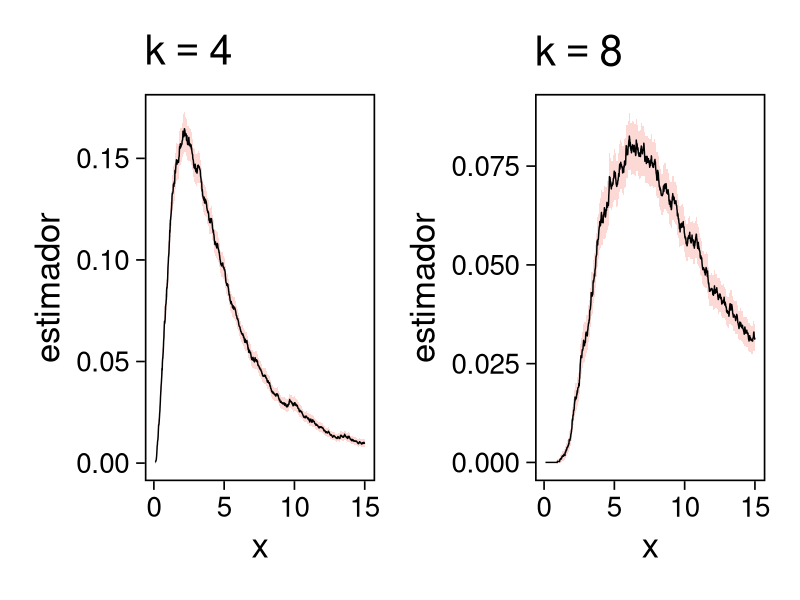
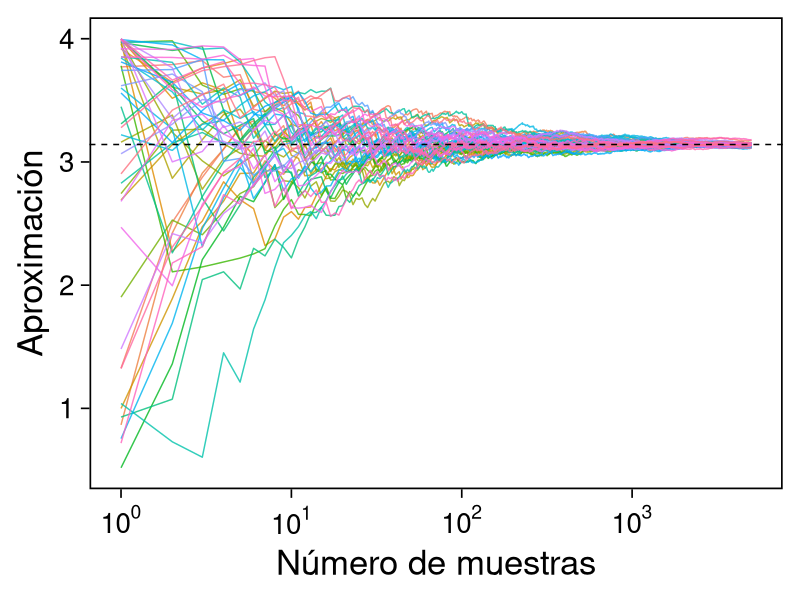

Recreate these plots in R, in order.
## Setup ---------------------------------------------------------------------
library(tidyverse)
library(patchwork)
library(scales)

## Cambia el default del tamaño de fuente 
theme_set(theme_linedraw(base_size = 25))

## Cambia el número de decimales para mostrar
options(digits = 4)
## Problemas con mi consola en Emacs
options(pillar.subtle = FALSE)
options(rlang_backtrace_on_error = "none")
options(crayon.enabled = FALSE)
options(width=70)

## Para el tema de ggplot
color.itam  <- c("#00362b","#004a3b", "#00503f", "#006953", "#008367", "#009c7b", "#00b68f", NA)
sin_leyenda <- theme(legend.position = "none")
sin_ejes <- theme(axis.ticks = element_blank(), axis.text = element_blank())
sin_lineas <- theme(panel.grid.major = element_blank(), panel.grid.minor = element_blank())

## Ejemplo: variables antiteticas ============================================

set.seed(108);
nsamples <- 10^3;
a <- 2; b <- 3;
u <- runif(nsamples, min = a, max = b)
x <- dnorm(u)

c(estimador = mean(x), error.std = sd(x)/sqrt(nsamples), N = length(x))

u_ <- a + (b - u)
x_ <- dnorm(u_)
x  <- (x + x_)/2
ax <- x[1:(nsamples/2)]

c(estimador = mean(ax), error.std = sd(ax)/sqrt(nsamples), N = length(ax))

## Ejemplo: variables control ================================================

set.seed(108)
x <- rnorm(nsamples)

f_x <- x**6/(1 + x**2)
c(estimador = mean(f_x), error.std = sd(f_x)/sqrt(nsamples))

g_x <- 3 - 1 / (1 + x**2)
c(estimador = mean(g_x), error.std = sd(g_x)/sqrt(nsamples) )

set.seed(108)
x <- rnorm(100 * nsamples)
x <- array(x, c(100, nsamples))
f_x <- x**6/(1 + x**2)
estimadores <- apply(f_x, 1, mean)
c(estimador = mean(estimadores), error.std = sd(estimadores))

g_x <- 3 - 1/(1+x**2)
estimadores <- apply(g_x, 1, mean)
c(estimador = mean(estimadores), error.std = sd(estimadores))

## monte carlo condicional ===================================================

set.seed(108); 
theta <- rbeta(nsamples, 2, 5)
y <- rbinom(nsamples, size = 20, theta)
c(estimador = mean(y), error.std = sd(y)/sqrt(nsamples))

m_y <- 20 * theta
c(estimador = mean(m_y), error.std = sd(m_y)/sqrt(nsamples))

(sd(y) - sd(m_y))/sd(y)

### ejemplo: poisson beta ====================================================

set.seed(108)
w <- rpois(nsamples, 10)
y <- rbeta(nsamples, w, w**2 + 1)
c(estimador = mean(y), error.std = sd(y)/sqrt(nsamples))

m_y <- w / (w**2 + w + 1)
c(estimador = mean(m_y), error.std = sd(m_y)/sqrt(nsamples))

(sd(y) - sd(m_y))/sd(y)

### ejemplo: estimacion de densidades ========================================

nsamples <- 5 * 10^3; ngrid <- 1000; k <- 4
rpareto <- function(n, alpha) { 1 / runif(n)^(1/alpha) - 1 }
dpareto <- function(x, alpha) {
  ifelse( x >= 0, (alpha / ((x+1)**(alpha + 1))), 0) }
u <- rpareto( (k-1) * nsamples, alpha = 3/2)
u <- array(u, c(k-1, nsamples))
S <- apply(u, 2, sum)
x <- seq(0.1, 15, length.out = ngrid)

estimador <- array(x, c(ngrid,1)) |>
  apply(1, FUN = function(x_){ dpareto(x_ - S, alpha = 3/2) }) |>
  apply(2, mean)

error.std <- array(x, c(ngrid,1)) |>
  apply(1, FUN = function(x_){ dpareto(x_ - S, alpha = 3/2) }) |>
  apply(2, sd)

k <- 8
u <- rpareto( (k-1) * nsamples, alpha = 3/2)
u <- array(u, c(k-1, nsamples))
S <- apply(u, 2, sum)

estimador.8 <- array(x, c(ngrid,1)) |>
  apply(1, FUN = function(x_){ dpareto(x_ - S, alpha = 3/2) }) |>
  apply(2, mean)

error.std.8 <- array(x, c(ngrid,1)) |>
  apply(1, FUN = function(x_){ dpareto(x_ - S, alpha = 3/2) }) |>
  apply(2, sd)

g1 <- tibble(x, estimador, error.std) |>
ggplot(aes(x, estimador)) +
  geom_ribbon(aes(ymin = estimador - 2 * error.std/sqrt(nsamples),
                  ymax = estimador + 2 * error.std/sqrt(nsamples)),
              fill = 'salmon', alpha = .3) + 
  geom_line() + sin_lineas + ggtitle(expression(k==4))

g2 <- tibble(x, estimador = estimador.8, error.std = error.std.8) |>
ggplot(aes(x, estimador)) +
  geom_ribbon(aes(ymin = estimador - 2 * error.std/sqrt(nsamples),
                  ymax = estimador + 2 * error.std/sqrt(nsamples)),
              fill = 'salmon', alpha = .3) + 
  geom_line() + sin_lineas + ggtitle(expression(k==8))

g1 + g2

### Ejemplo: constuctura =====================================================

K <- 20; nsamples <- 10^4
sigma <- rexp(nsamples, 1/4)
mu    <- rnorm(nsamples, mean = 10, sd = 4)
x     <- rnorm(nsamples, mean = mu, sd = sigma)
costo <- 1000 * ifelse( x <= K, 0, x - K)

c(media = mean(costo), error.std = sd(costo)/sqrt(nsamples))

costo.cond <- 1000 * (sigma * dnorm((K - mu)/sigma) - (K - mu) * pnorm( (mu - K)/sigma ))
c(media = mean(costo.cond), error.std = sd(costo.cond)/sqrt(nsamples))

(sd(costo) - sd(costo.cond))/sd(costo)

## Monte Carlo estratificado =================================================

nsamples <- 5000
h <- function(u) { 4 * sqrt(1 - u**2) }
u <- runif(100 * nsamples)
u <- array(u, c(100, nsamples))
h_u <- h(u)
estimador_MC <- apply(h_u, 1, cummean) |> t()

as_tibble(t(estimador_MC[1:50,])) |>
  mutate(n = 1:nsamples) |>
  pivot_longer(cols = 1:50) |>
  ggplot(aes(n, value, group = name)) +
  geom_line(aes(color = name), alpha = .8) +
  geom_hline(yintercept = pi, lty = 2) + 
  scale_x_continuous(trans='log10', 
                     labels = trans_format("log10", math_format(10^.x))) + 
  ylab('Aproximación') + xlab("Número de muestras") + sin_lineas + sin_leyenda

runif_estrat <- function(u){
  x <- c()
  for (jj in 1:nsamples){
    x[jj] <- (u[jj] + jj - 1)/nsamples 
  }
  return(x)
}
u_strat <- apply(u, 1, runif_estrat) |> t()

h_strat <- h(u_strat)
estimador_sMC <- apply(h_strat, 1, mean)

calcula_antitetic <- function(u){
  x <- c()
  for (jj in 1:nsamples){
    x[jj] <- h((u[jj] + jj - 1)/nsamples) + h((jj - u[jj])/nsamples)
  }
  return(0.5 * x)
}
h_anti <- apply(u, 1, calcula_antitetic) |> t()

estimador_asMC <- apply(h_anti, 1, mean)

options(digits = 7)
tibble(metodo = c('vainilla', 'estratificado', 'anti-estratificado'),
       estimador = c( apply(h_u, 1, mean) |> mean(),
                      apply(h_strat, 1, mean) |> mean(),
                      apply(h_anti, 1, mean) |> mean()),
       error.mc = c( apply(h_u, 1, mean) |> sd(),
                    apply(h_strat, 1, mean) |> sd(),
                    apply(h_anti, 1, mean) |> sd())
       ) |> as.data.frame()

## Ambiente ==================================================================

sessionInfo()
